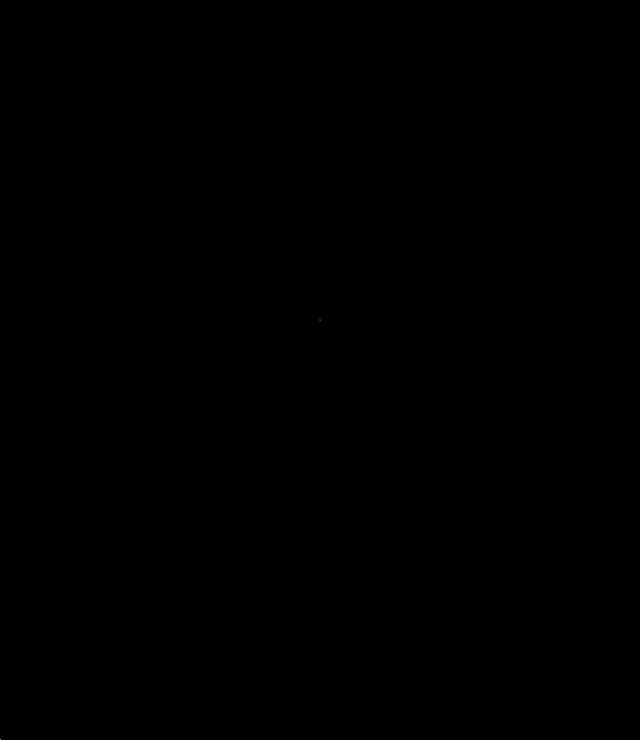
Frame 1 (no input)
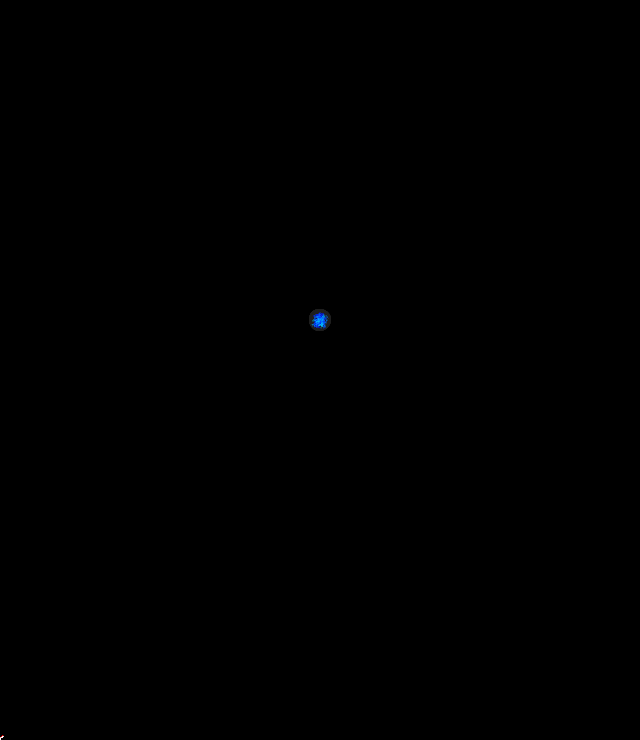
Frame 60 (the mouse pressed at the canvas centre just before this capture)
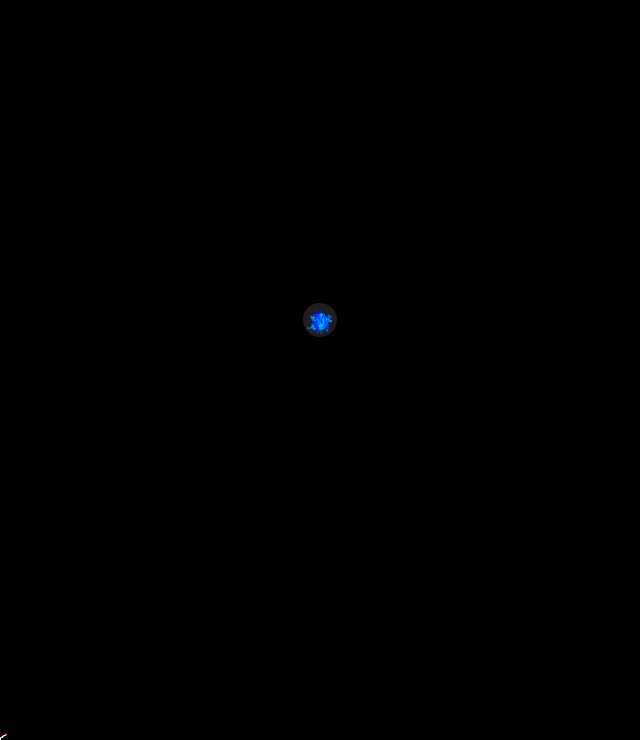
Frame 120 (the mouse held since frame 60 and released just before this capture)

The Processing sketch that drew these frames (run headless with seeded random() and noise(); from frame 60 on, the mouse is pressed at the canvas centre):

// Processing sketch: processing_146021
// ── processing_146021.pde

ArrayList<PVector> particles;
float max_radius;
PVector center;
PVector cursor;

void setup() {
  size(640,740);
  frameRate(1000);
  
  max_radius = 0;
  center = new PVector(320, 320);
  cursor = new PVector(0, 640);
  
  particles = new ArrayList<PVector>();
  for (int i = 0; i < 50; i++) {
    particles.add(new PVector(center.x, center.y, random(0, 255)));
  }
    
  background(0);
  fill(0, 0, 0, 0);
}

void draw() {
  for (PVector p : particles) {
      stroke(0, p.z, 255, 75);
      point(p.x, p.y);
      p.x += random(-1, 1);
      p.y += random(-1, 1);
      float d = sqrt((p.x-center.x)*(p.x-center.x) + (p.y - center.y)*(p.y - center.y));
      if (d > max_radius)
      {
        max_radius = d;
      }
  }
  
  stroke(30, 30, 30);
  fill(0, 0, 0, 0);
  ellipse(center.x, center.y, 2*max_radius, 2*max_radius);
  
  stroke(255, 255, 255);
  cursor.x += .05;
  cursor.y = 740 - 100*(max_radius/320);
  point(cursor.x, cursor.y);
  
  stroke(255, 0, 0, 100);
  point(cursor.x, 740 - 2.5*sqrt(cursor.x));
}
